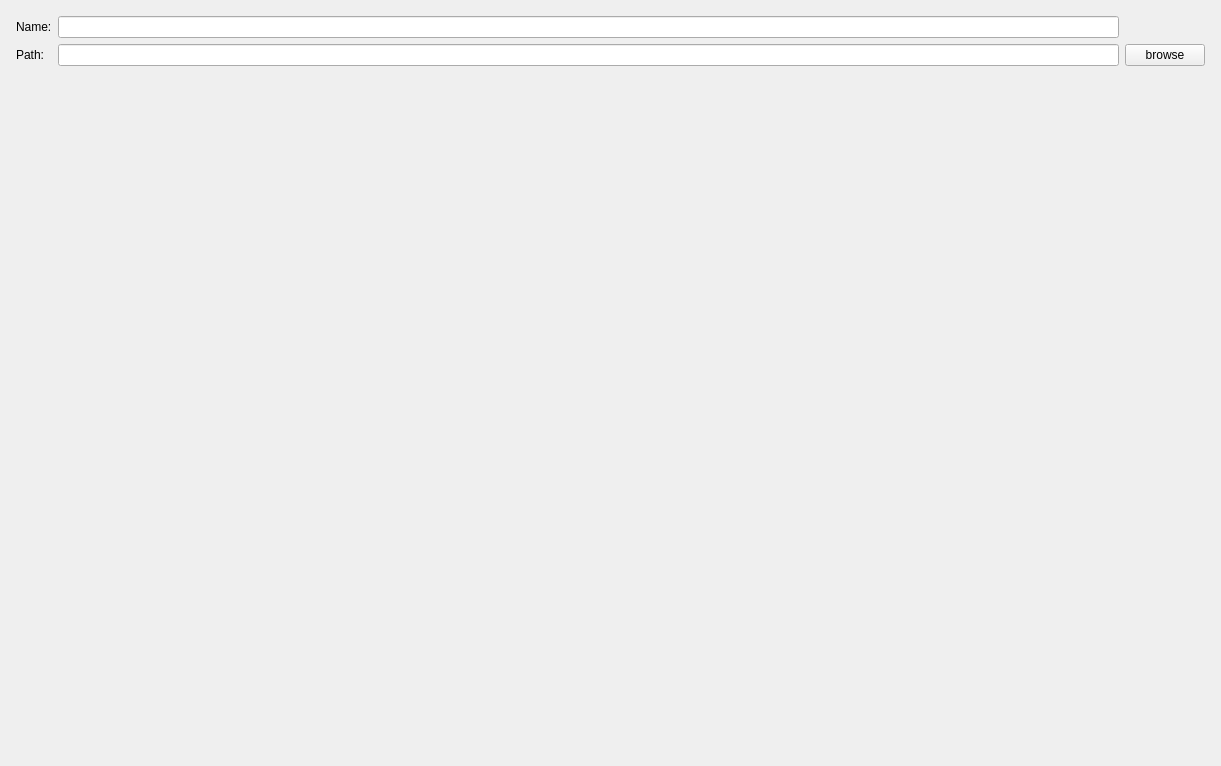
<?xml version="1.0" encoding="UTF-8"?>
<ui version="4.0">
 <class>ProSetPage</class>
 <widget class="QWizardPage" name="ProSetPage">
  <property name="geometry">
   <rect>
    <x>0</x>
    <y>0</y>
    <width>1221</width>
    <height>766</height>
   </rect>
  </property>
  <property name="windowTitle">
   <string>WizardPage</string>
  </property>
  <layout class="QGridLayout" name="gridLayout_2">
   <item row="0" column="1">
    <layout class="QGridLayout" name="gridLayout">
     <property name="leftMargin">
      <number>5</number>
     </property>
     <property name="topMargin">
      <number>5</number>
     </property>
     <property name="rightMargin">
      <number>5</number>
     </property>
     <property name="bottomMargin">
      <number>5</number>
     </property>
     <item row="1" column="0">
      <widget class="QLabel" name="label">
       <property name="text">
        <string>Name:</string>
       </property>
      </widget>
     </item>
     <item row="1" column="2">
      <widget class="QLineEdit" name="lineEdit"/>
     </item>
     <item row="2" column="0">
      <widget class="QLabel" name="label_2">
       <property name="text">
        <string>Path:</string>
       </property>
      </widget>
     </item>
     <item row="2" column="2">
      <widget class="QLineEdit" name="lineEdit_2"/>
     </item>
     <item row="2" column="3">
      <widget class="QPushButton" name="pushButton">
       <property name="text">
        <string>browse</string>
       </property>
      </widget>
     </item>
     <item row="3" column="2">
      <widget class="QLabel" name="tips">
       <property name="text">
        <string/>
       </property>
      </widget>
     </item>
    </layout>
   </item>
  </layout>
 </widget>
 <resources/>
 <connections/>
</ui>
